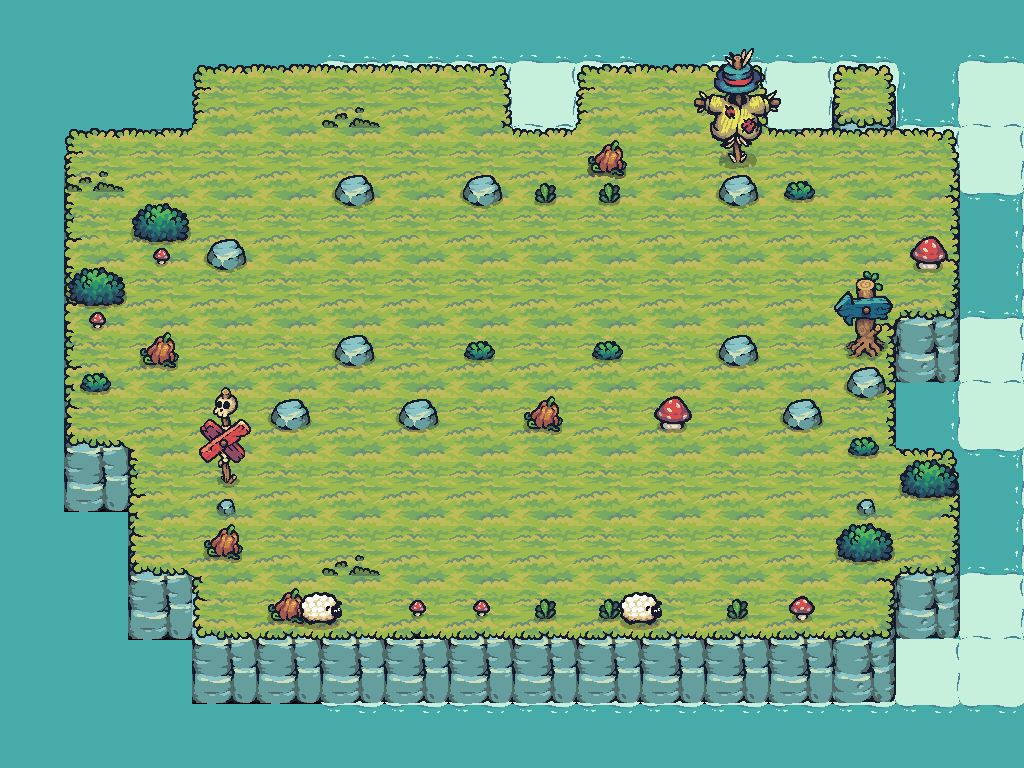

The image is a tile-based game level rendered from a .tmx file. Its description and source (layers, tilesets, objects; grid data summarised) follow:
An orthogonal 16x12 tile map with 64x64 px tiles, 11 tile layers (Water, Foam, layerforedge, new game bg, ...), 23 tilesets and 23 objects (10x Block, 9x Tree, AntiPlayerCheckpoint, PlayerCheckpoint, AntiPlayer, ...).

<map version="1.10" tiledversion="1.11.0" orientation="orthogonal" renderorder="right-down" width="16" height="12" tilewidth="64" tileheight="64" infinite="0" nextlayerid="28" nextobjectid="11">
 <properties>
  <property name="Star1" type="int" value="18" />
  <property name="Star2" type="int" value="25" />
  <property name="Star3" type="int" value="30" />
 </properties>
 <tileset firstgid="1" source="Terrain.tsx" />
 <tileset firstgid="41" source="Castle_Red.tsx" />
 <tileset firstgid="61" source="Tree.tsx" />
 <tileset firstgid="169" source="17.tsx" />
 <tileset firstgid="171" source="Tower_Blue.tsx" />
 <tileset firstgid="179" source="01.tsx" />
 <tileset firstgid="180" source="06.tsx" />
 <tileset firstgid="181" source="18.tsx" />
 <tileset firstgid="190" source="09.tsx" />
 <tileset firstgid="191" source="12.tsx" />
 <tileset firstgid="192" source="16.tsx" />
 <tileset firstgid="194" source="Castle_Destroyed.tsx" />
 <tileset firstgid="214" source="HappySheep_Idle.tsx" />
 <tileset firstgid="222" source="Tree_192.tsx" />
 <tileset firstgid="234" source="Water.tsx" />
 <tileset firstgid="235" source="Foam_192.tsx" />
 <tileset firstgid="243" source="Tilemap_Elevation.tsx" />
 <tileset firstgid="275" source="02.tsx" />
 <tileset firstgid="276" source="03.tsx" />
 <tileset firstgid="277" source="04.tsx" />
 <tileset firstgid="278" source="07.tsx" />
 <tileset firstgid="279" source="10.tsx" />
 <tileset firstgid="280" source="TX Props.tsx" />
 <group id="26" name="Common">
  <layer id="13" name="Water" width="16" height="12">
   <data>[192 cells, 88 non-empty, 1 distinct tile ids]</data>
  </layer>
  <layer id="14" name="Foam" width="16" height="12" offsetx="128" offsety="0">
   <data>[192 cells, 44 non-empty, 1 distinct tile ids]</data>
  </layer>
  <layer id="19" name="layerforedge" width="16" height="12">
   <data>[192 cells, 30 non-empty, 11 distinct tile ids]</data>
  </layer>
  <layer id="15" name="new game bg" width="16" height="12">
   <data>[192 cells, 128 non-empty, 12 distinct tile ids]</data>
  </layer>
  <layer id="24" name="eat" width="16" height="12">
   <data>[192 cells, 5 non-empty, 3 distinct tile ids]</data>
  </layer>
  <layer id="27" name="grass" width="16" height="12">
   <data>[192 cells, 3 non-empty, 1 distinct tile ids]</data>
  </layer>
  <layer id="17" name="props" width="16" height="12" offsetx="0" offsety="32">
   <data>[192 cells, 17 non-empty, 7 distinct tile ids]</data>
  </layer>
  <layer id="18" name="propsLayer2" width="16" height="12">
   <data>[192 cells, 15 non-empty, 12 distinct tile ids]</data>
  </layer>
  <objectgroup id="21" name="TreesOutSideGameGrid" class="TreesOutSideGameGrid">
   <object id="3" name="Tree" type="Tree" x="192" y="128" width="64" height="64" />
   <object id="5" name="Tree" type="Tree" x="256" y="128" width="64" height="64" />
   <object id="6" name="Tree" type="Tree" x="384" y="128" width="64" height="64" />
   <object id="7" name="Tree" type="Tree" x="832" y="192" width="64" height="64" />
   <object id="8" name="Tree" type="Tree" x="640" y="128" width="64" height="64" />
   <object id="9" name="Tree" type="Tree" x="192" y="320" width="64" height="64" />
  </objectgroup>
  <layer id="22" name="AheadOfTreesProps" width="16" height="12">
   <data>[192 cells, 6 non-empty, 6 distinct tile ids]</data>
  </layer>
  <objectgroup id="30" name="CollisionblocksForGrid">
   <object id="101" name="Block" type="Block" x="256" y="128" width="576" height="64" />
   <object id="102" name="Block" type="Block" x="256" y="576" width="576" height="64" />
   <object id="103" name="Block" type="Block" x="192" y="192" width="64" height="384" />
   <object id="104" name="Block" type="Block" x="831" y="192" width="64" height="384" />
  </objectgroup>
  <layer id="25" name="BottomEdge" width="16" height="12">
   <data>[192 cells, 2 non-empty, 1 distinct tile ids]</data>
  </layer>
 </group>
 <layer id="13" name="CollisonblockTileLayer" width="16" height="12">
  <data>[192 cells, 9 non-empty, 4 distinct tile ids]</data>
 </layer>
 <objectgroup id="5" name="Collisionblocks">
  <object id="2" name="Tree" type="Tree" x="320" y="320" width="64" height="64" />
  <object id="3" name="Block" type="Block" x="448" y="320" width="64" height="64" />
  <object id="4" name="Block" type="Block" x="576" y="320" width="64" height="64" />
  <object id="5" name="Block" type="Block" x="704" y="320" width="64" height="64" />
  <object id="7" name="Block" type="Block" x="256" y="384" width="64" height="64" />
  <object id="9" name="Tree" type="Tree" x="384" y="384" width="64" height="64" />
  <object id="10" name="Tree" type="Tree" x="512" y="384" width="64" height="64" />
  <object id="11" name="Block" type="Block" x="640" y="384" width="64" height="64" />
  <object id="13" name="Block" type="Block" x="768" y="384" width="64" height="64" />
 </objectgroup>
 <objectgroup id="6" name="Checkpoints">
  <object id="6" name="AntiPlayerCheckpoint" type="AntiPlayerCheckpoint" x="768" y="320" width="64" height="64" />
  <object id="12" name="PlayerCheckpoint" type="PlayerCheckpoint" x="704" y="384" width="64" height="64" />
 </objectgroup>
 <objectgroup id="7" name="Spawnpoints">
  <object id="1" name="AntiPlayer" type="AntiPlayer" x="256" y="320" width="64" height="64" />
  <object id="8" name="Player" type="Player" x="320" y="384" width="64" height="64" />
 </objectgroup>
</map>
